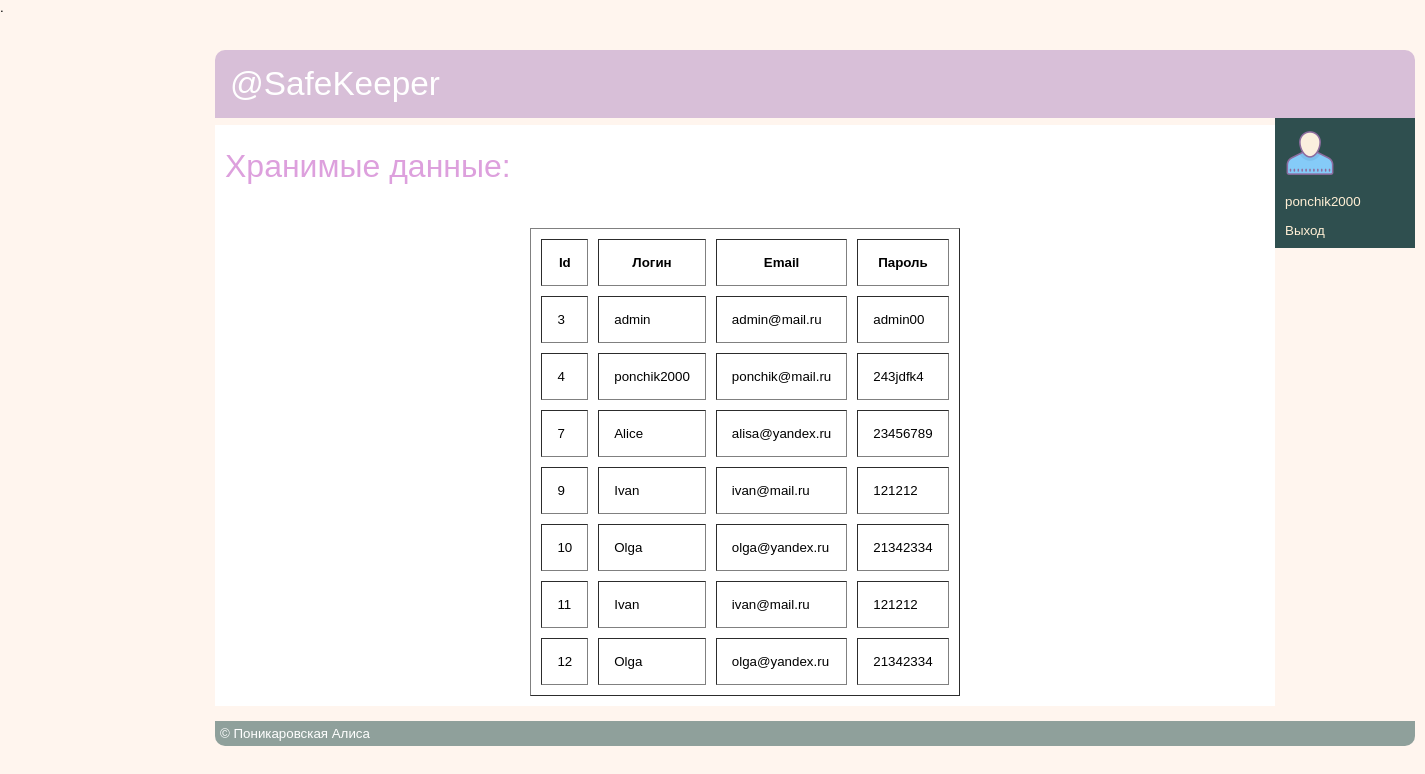
/localhost/admin.php (signed in), run on the app's committed database.
### tables this page shows
CREATE TABLE `reg_user` (
  `user_id` int(11) NOT NULL,
  `login` varchar(100) NOT NULL,
  `email` varchar(100) NOT NULL,
  `pass` varchar(100) NOT NULL
);

### localhost/admin.php (the view, shortened to what this page needs)
<?php
include("/include/db_connect.php");
echo
"<!DOCTYPE html>
 <head>
<link rel='shortcut icon' href='/images/ingen.png' type='image/x-icon'>
  <meta http-equiv='Content-Type' content='text/html; charset=utf-8' />
  <link href = 'css/style.css' rel = 'stylesheet' type='text/css' />
  <script type='text/javascript' src='/js/jquery-1.8.2.min.js'></script>
  <script type='text/javascript' src='/js/jcarousellite_1.0.1.js'></script>
  <script type='text/javascript' src='/js/safe_script.js'></script>
  <script type='text/javascript' src='/js/jquery.cookie.js'></script>
  <script type='text/javascript' src='/js/jquery.form.js'></script>
  <script type='text/javascript' src='/js/jquery.validate.js'></script>
  <script type='text/javascript' src='/js/store.js'></script>
  <title>SafeKeeper</title>
  <style type='text/css'>
  li {
    list-style-type: none; /* Убираем маркеры */
   }
   ul {
    margin-left: 0; /* Отступ слева  */
    padding-left: 0; /* Отступ слева  */
   }
   body {
    font: 10pt Arial, Helvetica, sans-serif; /* Шрифт на веб-странице */
    background: #FFF5EE; /* Цвет фона */
    margin: 0; /* Убираем отступы */
   }
   h2 {
    font-size: 11pt; /* Размер шрифта */
    color: #752641; /* Цвет текста */
    margin-bottom: 0; /* Отступ снизу */
   }
  </style>
 </head>
 <body>
 <div id='centerLayer_account'>
  <div id='container_account'>
   <div id='header_account'>@SafeKeeper
   </div>
   <div id='sidebar_account'>
   <div id='user'>
    "?>
<?php
if ($_SESSION['auth'] == 'yes_auth')
{
	echo '<li><img src="images/icons.png" width="50" height="50"><p><font color="#FFEFD5"><a id="profile" href="http://localhost/profile.php">'.$_SESSION['auth_login'].'</a></font></p></li>
	';
}
?>
<?php
echo "
   <li><font color='#FFEFD5'><a id='logout'>Выход</a></font>
   </div>
   </div>
   <div id='content_account'>
     <p><font face='sans-serif' size='6px' color=' #DDA0DD'>Хранимые данные:</font>
	 <span style='padding-left:656px;'></span>
	</p>
	<br></br>
	"?>
	<?php
$result = mysql_query("SELECT * FROM reg_user ",$link) or die("Ошибка " . mysql_error($link));
if($result)
{
    $rows = mysql_num_rows($result);
    echo "<table align='center' border='1' cellspacing='10' cellpadding='15'><tr><th>Id</th><th>Логин</th><th>Email</th><th>Пароль</th></tr>";
    for ($i = 0 ; $i < $rows ; ++$i)
    {
        $row = mysql_fetch_row($result);
        echo "<tr>";
            for ($j = 0 ; $j < 4 ; ++$j) echo "<td>$row[$j]</td>";
        echo "</tr>";
    }
    echo "</table>";
}
?>
<?php
echo "
    </div>
   <div id='footer_account'>&copy; Поникаровская Алиса
   </div>
  </div>
  </div>
 </body>
</html>"
?>.

### localhost/css/style.css (style rules this page uses)
#container_account { width: 1200px; margin: 0 auto; }
#header_account { border-radius: 10px 10px 0 0; background: #D8BFD8; font-size: 25pt; color: white; padding: 15px; }
#content_account { margin-top: 0.5em; margin-right: 140px; padding: 10px; background: #fff; }
#sidebar_account { float: right; width: 120px; padding: 10px; background: #2F4F4F; }
#footer_account { border-radius: 0 0 10px 10px; background: #8fa09b; color: #fff; padding: 5px; margin-top: 15px; }
#centerLayer_account { border-radius: 10px; position: absolute; margin-left: 215px; margin-top: 50px; }
#user a { text-decoration: none; font: bold 13px; color: #FFEFD5; }

### localhost/admin.php (style rules this page uses)
li { list-style-type: none; }
body { font: 10pt Arial, Helvetica, sans-serif; background: #FFF5EE; margin: 0; }

### data on the page
reg_user: user_id "3", login "admin", email "admin@mail.ru", pass "admin00"
reg_user: user_id "4", login "ponchik2000", email "ponchik@mail.ru", pass "243jdfk4"
reg_user: user_id "7", login "Alice", email "alisa@yandex.ru", pass "23456789"
reg_user: user_id "9", login "Ivan", email "ivan@mail.ru", pass "121212"
reg_user: user_id "10", login "Olga", email "olga@yandex.ru", pass "21342334"
reg_user: user_id "11", login "Ivan", email "ivan@mail.ru", pass "121212"
reg_user: user_id "12", login "Olga", email "olga@yandex.ru", pass "21342334"

### other printed values
$_SESSION['auth_login'] "ponchik2000"
